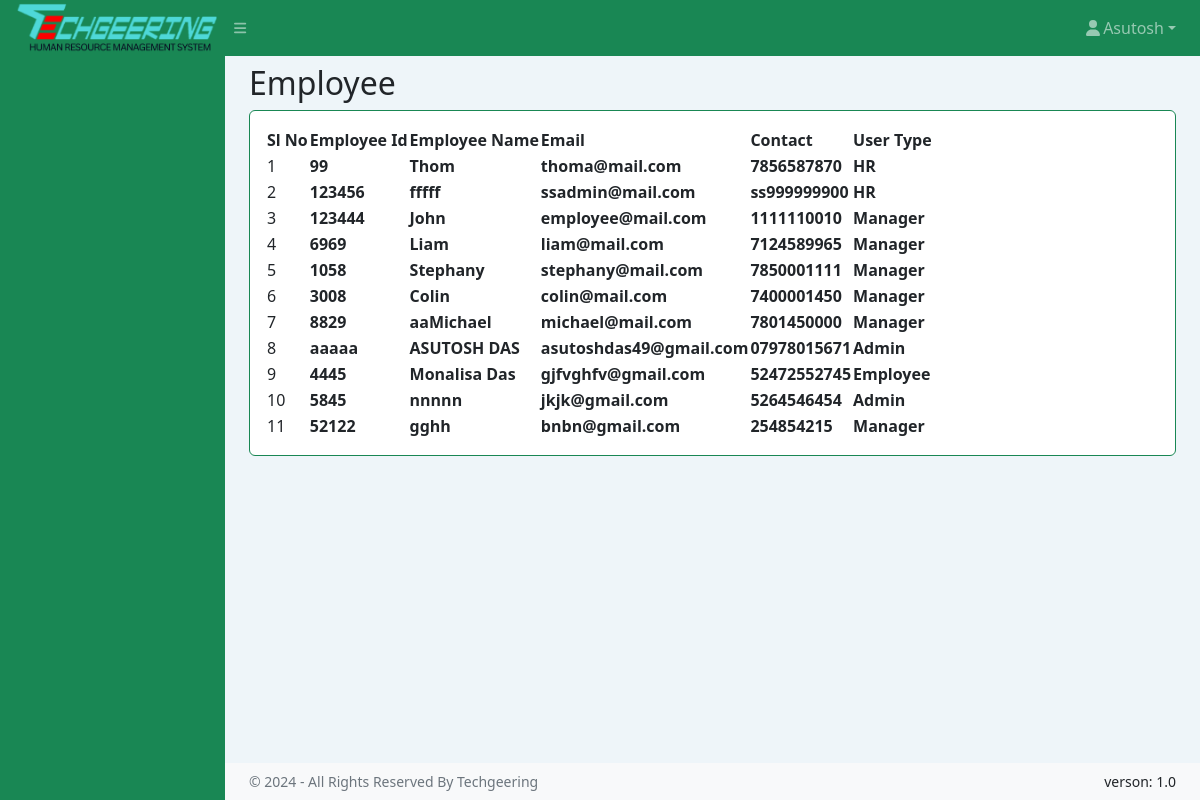
Page /employees.php on the earlier database version.
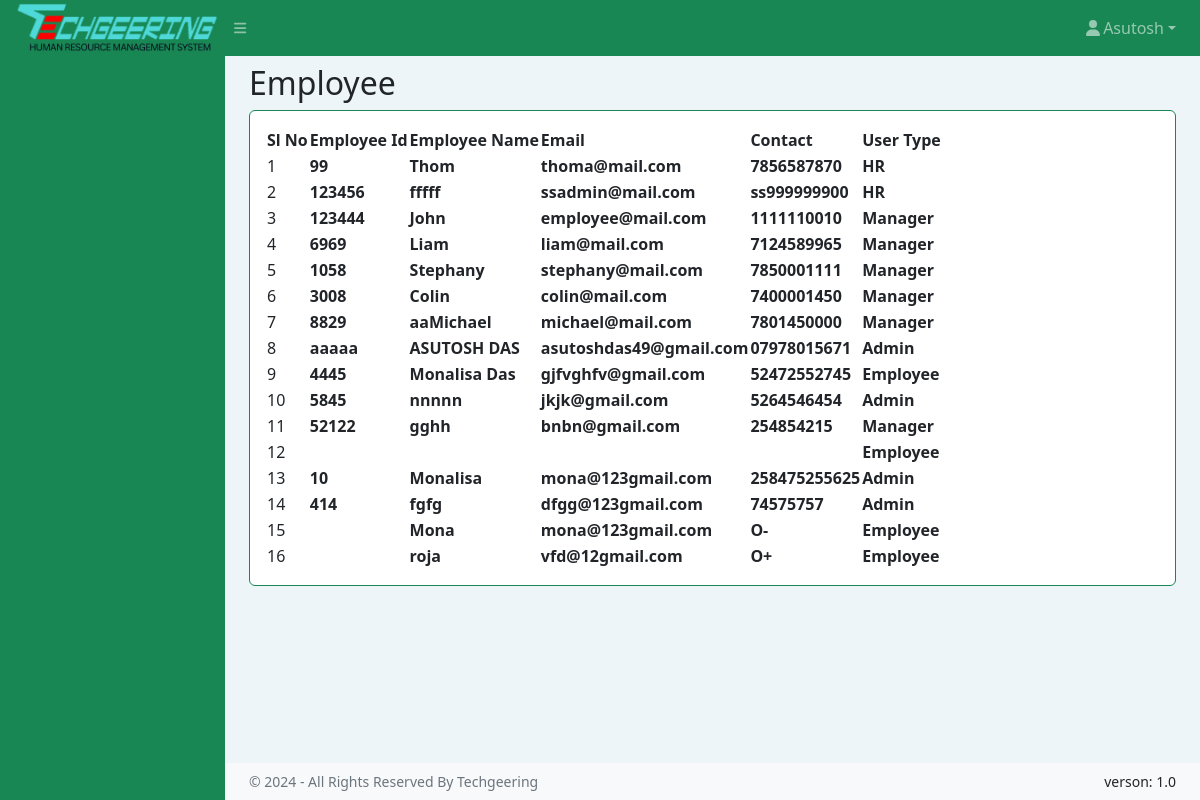
Same page on the later database version.
### tables this page shows
CREATE TABLE `employee` (
  `id` int(11) NOT NULL,
  `em_code` varchar(64) DEFAULT NULL,
  `des_id` int(11) DEFAULT NULL,
  `dep_id` int(11) DEFAULT NULL,
  `full_name` varchar(128) DEFAULT NULL,
  `em_email` varchar(64) DEFAULT NULL,
  `em_password` varchar(512) NOT NULL,
  `em_role` int(10) NOT NULL,
  `status` enum('ACTIVE','INACTIVE') NOT NULL DEFAULT 'ACTIVE',
  `em_gender` enum('Male','Female') NOT NULL DEFAULT 'Male',
  `em_phone` varchar(64) DEFAULT NULL,
  `em_wahtsapp` varchar(64) DEFAULT NULL,
  `em_birthday` varchar(128) DEFAULT NULL,
  `em_blood_group` enum('O+','O-','A+','A-','B+','B-','AB+','OB+') DEFAULT NULL,
  `em_joining_date` varchar(128) DEFAULT NULL,
  `em_contact_end` varchar(128) DEFAULT NULL,
  `em_image` varchar(128) DEFAULT NULL,
  `em_aadher` varchar(64) DEFAULT NULL,
  `em_pan` int(11) NOT NULL
);

### employees.php (the view, shortened to what this page needs)
<!DOCTYPE html>
<html lang="en">
<head>
    <link href="https://cdn.jsdelivr.net/npm/simple-datatables@7.1.2/dist/style.min.css" rel="stylesheet" />
    <link href="assets/css/styles.css" rel="stylesheet" />
</head>
<body class="sb-nav-fixed">
    <?php include 'common/topnav.php' ?>
    <div id="layoutSidenav">
        <?php include 'common/sidenav.php' ?>
        <div id="layoutSidenav_content">
            <main>
                <div class="container-fluid px-4">
                    <div class="d-flex justify-content-between align-items-center">
                        <h2 class="my-2">Employee</h2>
                    </div>
                    <div class="card mb-4">
                        <div class="card-body">
                            <table id="datatablesSimple">
                                <thead>
                                    <tr>
                                        <th>Sl No</th>
                                        <th>Employee Id</th>
                                        <th>Employee Name</th>
                                        <th>Email</th>
                                        <th>Contact</th>
                                        <th>User Type</th>
                                    </tr>
                                </thead>
                                <tbody>
                                    <?php
                                    include "common/conn.php";
                                    $sql = "SELECT * FROM employee WHERE status='ACTIVE'";
                                    $result = $conn->query($sql);
                                    $slno = 1;
                                    if ($result->num_rows > 0) {
                                        while ($row = $result->fetch_assoc()) {
                                            ?>
                                            <tr>
                                                <td><?php echo $slno; ?></td>
                                                <th><?php echo $row["em_code"]; ?></th>
                                                <th><?php echo $row["full_name"] ?></th>
                                                <th><?php echo $row["em_email"]; ?></th>
                                                <th><?php echo $row["em_phone"]; ?></th>
                                                <th>
                                                    <?php
                                                    if ($row["em_role"] == 1) {
                                                        echo "Admin";
                                                    } elseif ($row["em_role"] == 2) {
                                                        echo "Manager";
                                                    } elseif ($row["em_role"] == 3) {
                                                        echo "HR";
                                                    } else {
                                                        echo "Employee";
                                                    }
                                                    ?>
                                                </th>
                                            </tr>
                                            <?php
                                            $slno++;
                                        }
                                    } else {
                                        echo "0 results";
                                    }
                                    ?>
                                </tbody>
                            </table>
                        </div>
                    </div>
                </div>
            </main>
            <?php include 'common/copyrightfooter.php' ?>
        </div>
    </div>
</body>
</html>

### common/topnav.php (shortened to what this page needs)
<nav class="sb-topnav navbar navbar-expand navbar-dark bg-success">
    <a class="navbar-brand ps-3 text-center" href="index.php">
        <img src="assets/img/logo.png" class="img-fluid">
    </a>
    <button class="btn btn-link btn-sm order-1 order-lg-0 me-4 me-lg-0" id="sidebarToggle" href="#!"><i
            class="fas fa-bars"></i></button>
    <ul class="navbar-nav ms-auto me-0 me-md-3 my-2 my-md-0">
        <li class="nav-item dropdown">
            <a class="nav-link dropdown-toggle" id="navbarDropdown" href="#" role="button" data-bs-toggle="dropdown"
                aria-expanded="false"><i class="fas fa-user fa-fw"></i>Asutosh</a>
        </li>
    </ul>
</nav>

### common/sidenav.php (shortened to what this page needs)
<div id="layoutSidenav_nav">
    <nav class="sb-sidenav accordion bg-success sb-sidenav-dark" id="sidenavAccordion">
        <div class="sb-sidenav-menu">
        </div>
    </nav>
</div>

### common/copyrightfooter.php
<footer class="py-2 bg-light mt-auto">
    <div class="container-fluid px-4">
        <div class="d-flex align-items-center justify-content-between small">
            <div class="text-muted">&copy; 2024 - All Rights Reserved By Techgeering</div>
            <div>
                verson: 1.0
            </div>
        </div>
    </div>
</footer>

Differences in the rows shown:
added employee: em_role "Employee"
added employee: em_code "10", full_name "Monalisa", em_email "mona@123gmail.com", em_phone "258475255625", em_role "Admin"
added employee: em_code "414", full_name "fgfg", em_email "dfgg@123gmail.com", em_phone "74575757", em_role "Admin"
added employee: full_name "Mona", em_email "mona@123gmail.com", em_phone "O-", em_role "Employee"
added employee: full_name "roja", em_email "vfd@12gmail.com", em_phone "O+", em_role "Employee"
